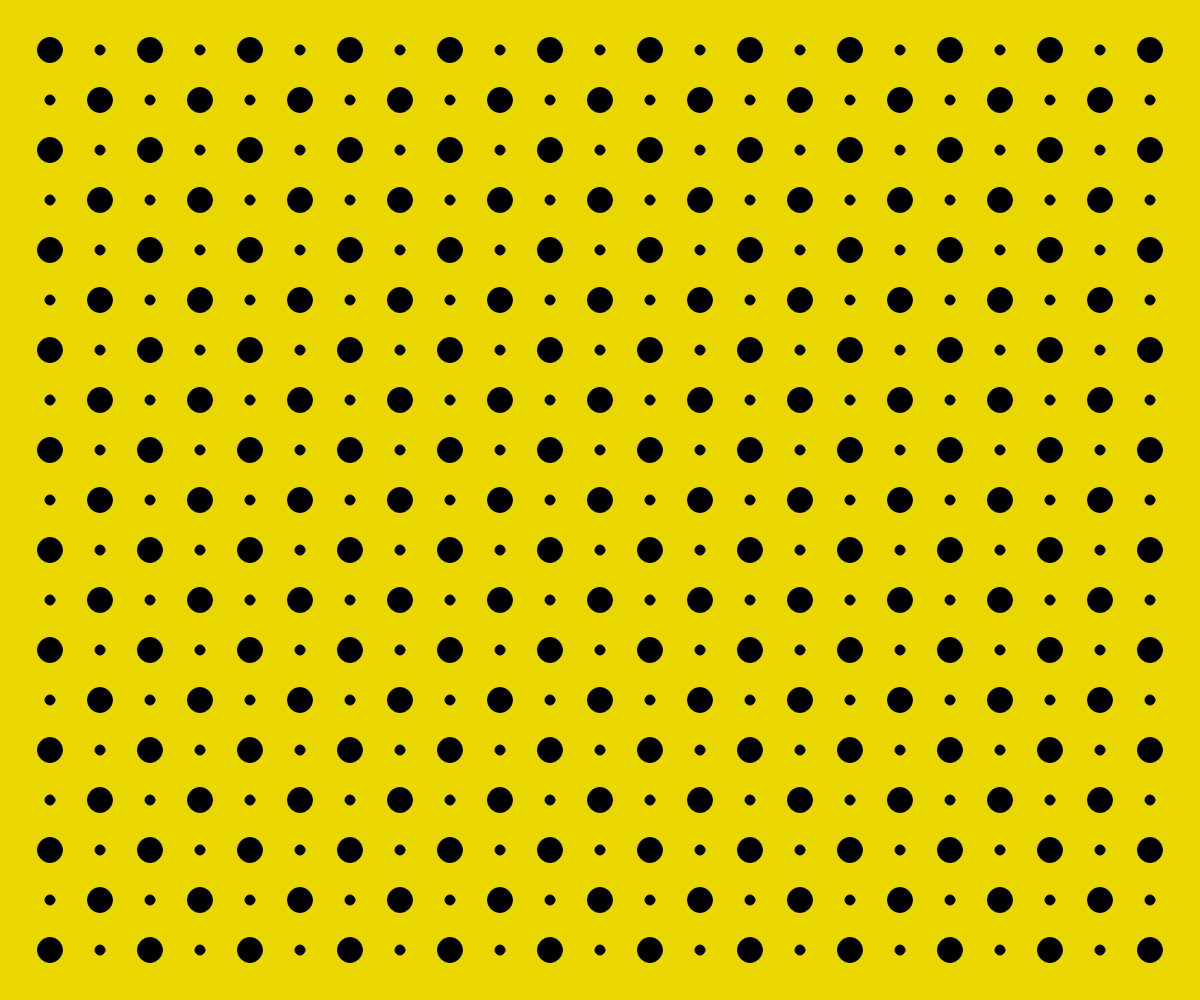
Frame 1 (no input)
Frame 60 (no input): identical to frame 1, image omitted
Frame 120 (the mouse pressed at the canvas centre since frame 60): identical to frame 1, image omitted

The p5.js sketch that drew this single still picture (run headless with seeded random() and noise() and a simulated clock; from frame 60 on, the mouse is pressed at the canvas centre):

// p5.js sketch
// ── sketch.js
let cDiam = 25;

let xOffset = 50;
let xSpacing = 100;

let yOffset = 50;
let ySpacing = 100;

let c2Diam = 10;

let x2Offset = 50;
let x2Spacing = 50;

let y2Offset = 50;
let y2Spacing = 50;

let c3Diam = 25;

let x3Offset = 100;
let x3Spacing = 100;

let y3Offset = 100;
let y3Spacing = 100;

function setup() {
  createCanvas(windowWidth, windowHeight);
}

function draw() {
  background(234, 215, 0)

  fill(0)

  for (let xPos = xOffset; xPos <= width - xOffset; xPos += xSpacing) {
    for (let yPos = yOffset; yPos <= height - yOffset; yPos += ySpacing) {
      ellipse(xPos, yPos, cDiam);
    }
  }

  for (let x2Pos = x2Offset; x2Pos <= width - x2Offset; x2Pos += x2Spacing) {
    for (let y2Pos = y2Offset; y2Pos <= height - y2Offset; y2Pos += y2Spacing) {
      ellipse(x2Pos, y2Pos, c2Diam);
    }
  }

  for (let x3Pos = x3Offset; x3Pos <= width - x3Offset+50; x3Pos += x3Spacing) {
    for (let y3Pos = y3Offset; y3Pos <= height - y3Offset; y3Pos += y3Spacing) {
      ellipse(x3Pos, y3Pos, c3Diam);
    }
  }
}
